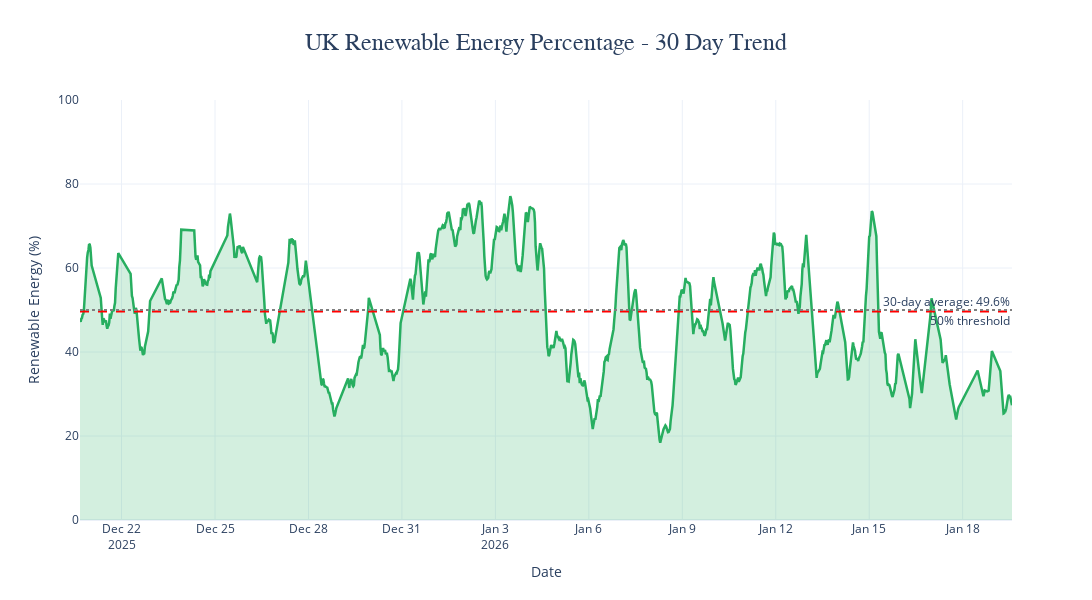

This figure's notebook cell:
### Code cell
# Visualization 2: Renewable Energy Percentage Trend

fig = go.Figure()

# Add renewable percentage line
fig.add_trace(go.Scatter(
    x=df_pivot.index,
    y=df_pivot['Renewable_Pct'],
    mode='lines',
    name='Renewable %',
    line=dict(color='#27AE60', width=2.5),
    fill='tozeroy',
    fillcolor='rgba(39, 174, 96, 0.2)',
    hovertemplate='<b>Renewable Energy</b><br>%{y:.1f}%<extra></extra>'
))

# Add mean line
mean_renewable = df_pivot['Renewable_Pct'].mean()
fig.add_hline(
    y=mean_renewable,
    line_dash="dash",
    line_color="red",
    annotation_text=f"30-day average: {mean_renewable:.1f}%",
    annotation_position="top right"
)

# Add 50% target line
fig.add_hline(
    y=50,
    line_dash="dot",
    line_color="gray",
    annotation_text="50% threshold",
    annotation_position="bottom right"
)

fig.update_layout(
    title={
        'text': 'UK Renewable Energy Percentage - 30 Day Trend',
        'x': 0.5,
        'xanchor': 'center',
        'font': {'size': 24, 'family': 'Arial, sans-serif'}
    },
    xaxis_title='Date',
    yaxis_title='Renewable Energy (%)',
    height=600,
    width=1400,
    template='plotly_white',
    hovermode='x unified',
    yaxis=dict(range=[0, 100]),
    margin=dict(l=80, r=80, t=100, b=80)
)

fig.show()

print(f"\n📊 Renewable Energy Insights:")
print(f"  • UK exceeded 50% renewable for {(df_pivot['Renewable_Pct'] > 50).sum()} periods ({(df_pivot['Renewable_Pct'] > 50).sum() / len(df_pivot) * 100:.1f}% of the time)")
print(f"  • Highest renewable day: {df_pivot.groupby('Date')['Renewable_Pct'].mean().idxmax()} ({df_pivot.groupby('Date')['Renewable_Pct'].mean().max():.1f}%)")
print(f"  • Volatility (std dev): {df_pivot['Renewable_Pct'].std():.1f}%")

### Figure 1 — Plotly figure (JSON) as saved in the notebook; plotly's stock layout.template omitted (floating-point values rounded to 4 significant figures; data arrays with more than 128 entries replaced by an {"elided": "..."} marker saying what was removed)
{"data": [{"fill": "tozeroy", "fillcolor": "rgba(39, 174, 96, 0.2)", "hovertemplate": "<b>Renewable Energy</b><br>%{y:.1f}%<extra></extra>", "line": {"color": "#27AE60", "width": 2.5}, "mode": "lines", "name": "Renewable %", "type": "scatter", "x": {"elided": "1064 str values"}, "y": {"elided": "1064 float values"}}], "layout": {"annotations": [{"showarrow": false, "text": "30-day average: 49.6%", "x": 1, "xanchor": "right", "xref": "x domain", "y": 49.62, "yanchor": "bottom", "yref": "y"}, {"showarrow": false, "text": "50% threshold", "x": 1, "xanchor": "right", "xref": "x domain", "y": 50, "yanchor": "top", "yref": "y"}], "height": 600, "hovermode": "x unified", "margin": {"b": 80, "l": 80, "r": 80, "t": 100}, "shapes": [{"line": {"color": "red", "dash": "dash"}, "type": "line", "x0": 0, "x1": 1, "xref": "x domain", "y0": 49.62, "y1": 49.62, "yref": "y"}, {"line": {"color": "gray", "dash": "dot"}, "type": "line", "x0": 0, "x1": 1, "xref": "x domain", "y0": 50, "y1": 50, "yref": "y"}], "title": {"font": {"family": "Arial, sans-serif", "size": 24}, "text": "UK Renewable Energy Percentage - 30 Day Trend", "x": 0.5, "xanchor": "center"}, "width": 1400, "xaxis": {"title": {"text": "Date"}}, "yaxis": {"range": [0, 100], "title": {"text": "Renewable Energy (%)"}}}}
